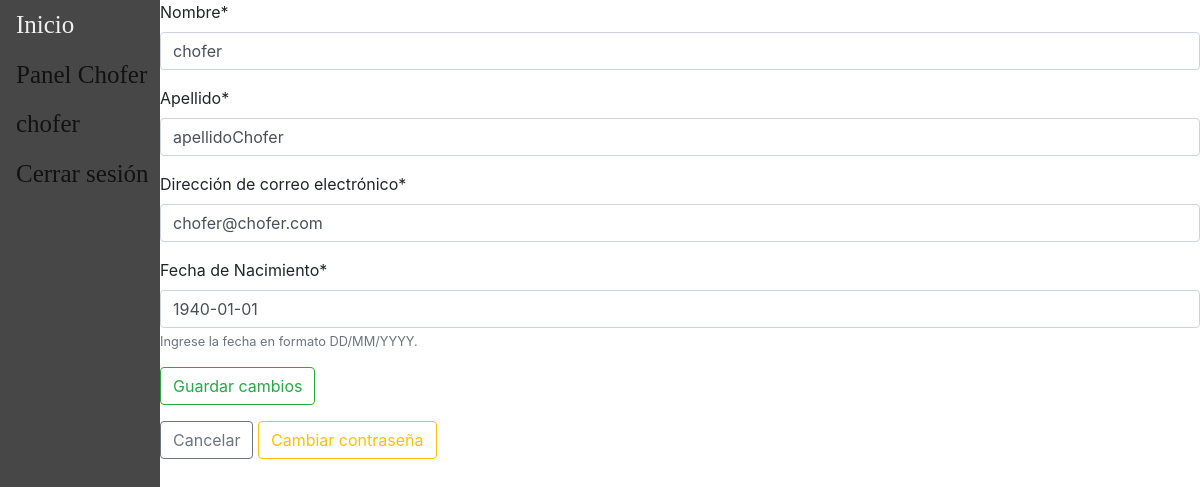
/accounts/perfil/editar (signed in), run on the app's committed database.
### users/models.py (models this page shows, shortened)
class CustomUser(AbstractUser):
	username = models.CharField(_('Nombre de usuario'),max_length=40,primary_key=True,unique=True)
	email = models.EmailField(_('Dirección de correo electrónico'),unique=True)
	first_name = models.CharField(_('Nombre'),max_length=150)
	last_name = models.CharField(_('Apellido'),max_length=150)
	last_login = models.DateTimeField(_('Última conexión'),auto_now=True)
	fecha_nacimiento = models.DateField(_('Fecha de nacimiento'))
	has_premium = models.BooleanField(_('Posee membresía premium'),default=False)
	fecha_vencimiento = models.DateField(_('Fecha de vencimiento'))
	USERNAME_FIELD = 'username'
	REQUIRED_FIELDS = [
		'email',
		'first_name',
		'last_name',
		'fecha_nacimiento',
	]
	objects = CustomUserManager()

### users/views.py (the view)
# urls.py: path('accounts/perfil/editar', regviews.editar_perfil, name="editar_perfil"),
def editar_perfil(response):
	if response.method == 'POST':
		user_form = UserEditForm(response.POST,instance=response.user)
		if user_form.is_valid():
			user_form.save()
			return redirect('perfil')
	else:
		user_form = UserEditForm(instance=response.user)
	return render(response,'users/editar_perfil.html',{
		'user': response.user,
		'user_form': user_form,
	})

### users/forms.py
class UserEditForm(CustomUserChangeForm):
	fecha_nacimiento = forms.DateField(label='Fecha de Nacimiento',help_text='Ingrese la fecha en formato DD/MM/YYYY.')
	class Meta(CustomUserChangeForm):
		model = CustomUser
		fields = (
			'first_name',
			'last_name',
			'email',
			'fecha_nacimiento',
		)
	def __init__(self, *args, **kwargs):
		super(CustomUserChangeForm,self).__init__(*args,**kwargs)
		self.fields.pop('password')
		self.fields.pop('password1')
		self.fields.pop('password2')

### users/templates/users/editar_perfil.html (shortened to what this page needs)
{% extends 'main/base.html' %}
{% block content %}
{% load crispy_forms_tags %}
<form method="POST" class="form-group">
	{{ user_form |crispy }}
	<button type="submit" class="btn btn-outline-success">Guardar cambios</button>
</form>
<a role="button" class="btn btn-outline-secondary" href="{% url 'perfil' %}">Cancelar</a>
<a role="button" class="btn btn-outline-warning" href="{% url 'cambiar_contraseña' %}">Cambiar contraseña</a>
{% endblock content %}

### main/templates/main/base.html (shortened to what this page needs)
{% load static %}
<!doctype html>
<html>
	<head>
		<link rel="stylesheet" href="https://cdn.jsdelivr.net/npm/bootstrap@4.6.0/dist/css/bootstrap.min.css">
	</head>
	<body>
		<main>
			<div class= "sidebar">
				<a href="/">Inicio</a>
				{% if user.chofer %}
					<a href="/chofer">Panel Chofer</a>
				{% endif %}
				{% if user.is_authenticated %}
					<a href="{% url 'perfil'%}">{{user.username}}</a>
					<a href="{% url 'logout'%}">Cerrar sesión</a>
				{% else  %}
					<a href="{% url 'register'%}">Registrarse</a>
					<a href="{% url 'login'%}">Iniciar Sesión</a>
				{% endif %}
			</div>
			<div id="content", name="content", class="main">
				{% block content %}
				{% endblock content %}
			</div>
		</main>
	</body>
</html>

### main/templates/main/base.html (style rules this page uses)
.sidebar { height:100%; width:160px; position: fixed; z-index:1; top:0; left:0; background-color:rgb(71, 71, 71); overflow:hidden; padding-top:20x; }
.sidebar a { padding:6px 8px 6px 16px; text-decoration:none; font-family:Tahoma; font-size: 25px; color: #131212; display:block; }
.main { margin-left:160px; padding:0px 0px; }

### data on the page
CustomUser: username "chofer", first_name "chofer", last_name "apellidoChofer", email "chofer@chofer.com", fecha_nacimiento "1940-01-01"
